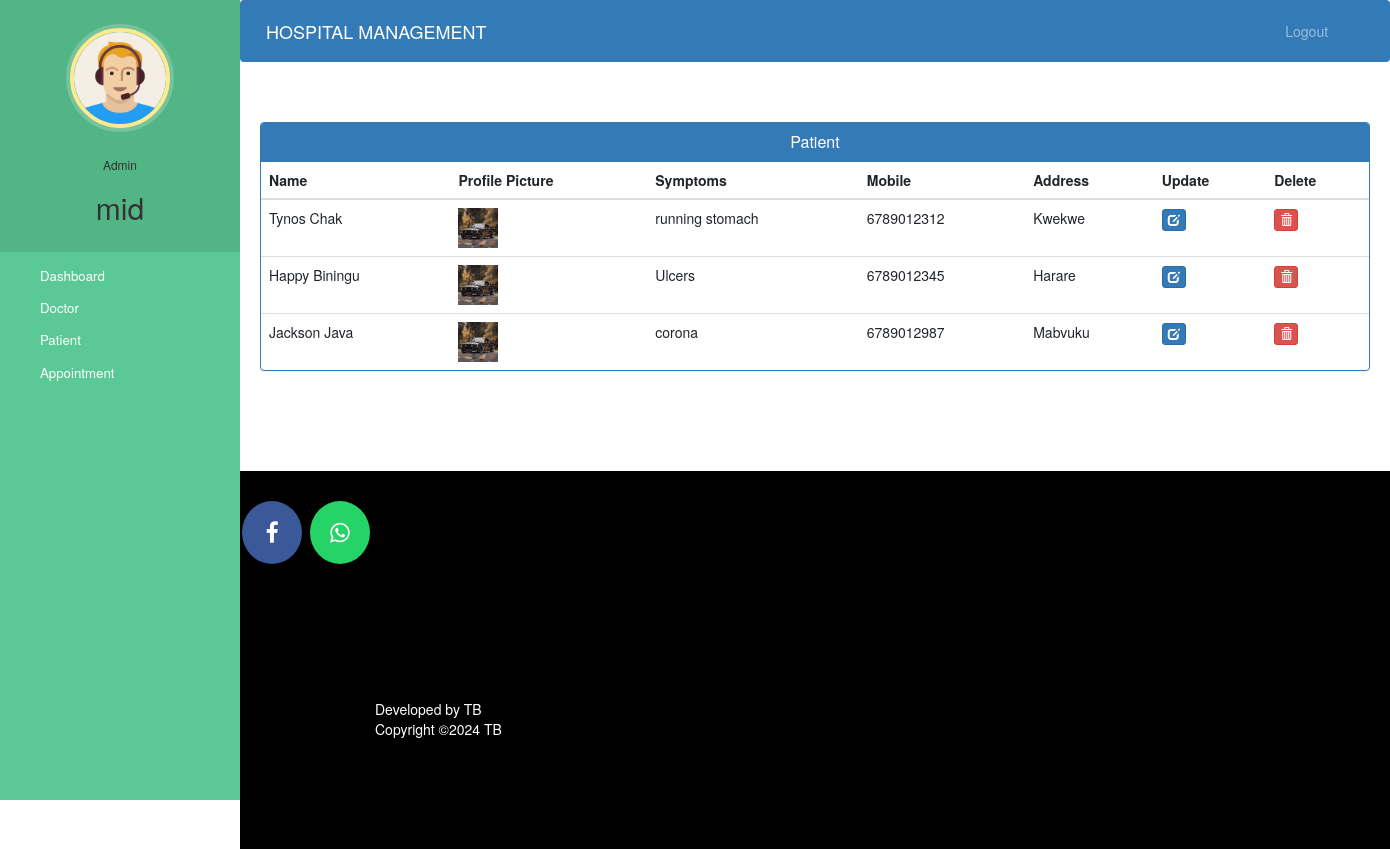
The page /admin-view-patient (signed in) on the database its author committed.
### hospital/models.py (models this page shows, shortened)
class Patient(models.Model):
    user=models.OneToOneField(User,on_delete=models.CASCADE)
    profile_pic= models.ImageField(upload_to='profile_pic/PatientProfilePic/',null=True,blank=True)
    address = models.CharField(max_length=40)
    mobile = models.CharField(max_length=20,null=False)
    symptoms = models.CharField(max_length=100,null=False)
    assignedDoctorId = models.PositiveIntegerField(null=True)
    admitDate=models.DateField(auto_now=True)
    status=models.BooleanField(default=False)
    @property
    def get_name(self):
        return self.user.first_name+" "+self.user.last_name

### hospital/views.py (the view)
# urls.py: path('admin-view-patient', views.admin_view_patient_view,name='admin-view-patient'),
@login_required(login_url='adminlogin')
@user_passes_test(is_admin)
def admin_view_patient_view(request):
    patients=models.Patient.objects.all().filter(status=True)
    return render(request,'hospital/admin_view_patient.html',{'patients':patients})

### hospital/views.py (called while the page is built)
def is_admin(user):
    return user.groups.filter(name='ADMIN').exists()

### templates/hospital/admin_view_patient.html (shortened to what this page needs)
{% extends 'hospital/admin_base.html' %}
{% block content %}
{%load static%}
<head>
  <link href="//netdna.bootstrapcdn.com/bootstrap/3.0.0/css/bootstrap.min.css" rel="stylesheet" id="bootstrap-css">
</head>
<div class="container">
  <div class="panel panel-primary">
    <div class="panel-heading">
      <h6 class="panel-title">Patient</h6>
    </div>
    <table class="table table-hover" id="dev-table">
      <thead>
        <tr>
          <th>Name</th>
          <th>Profile Picture</th>
          <th>Symptoms</th>
          <th>Mobile</th>
          <th>Address</th>
          <th>Update</th>
          <th>Delete</th>
        </tr>
      </thead>
      {% for p in patients %}
      <tr>
        <td> {{p.get_name}}</td>
        <td> <img src="{% static p.profile_pic.url %}" alt="Profile Pic" height="40px" width="40px" /></td>
        <td>{{p.symptoms}}</td>
        <td>{{p.mobile}}</td>
        <td>{{p.address}}</td>
        <td><a class="btn btn-primary btn-xs" href="{% url 'update-patient' p.id  %}"><span class="glyphicon glyphicon-edit"></span></a></td>
        <td><a class="btn btn-danger btn-xs" href="{% url 'delete-patient-from-hospital' p.id  %}"><span class="glyphicon glyphicon-trash"></span></a></td>
      </tr>
      {% endfor %}
    </table>
  </div>
</div>
{% endblock content %}

### templates/hospital/admin_base.html (shortened to what this page needs)
<!DOCTYPE html>
{% load static %}
<html lang="en">
<head>
  <link rel="stylesheet" href="https://stackpath.bootstrapcdn.com/bootstrap/4.3.1/css/bootstrap.min.css">
  <link rel="stylesheet" href="https://maxcdn.bootstrapcdn.com/font-awesome/4.7.0/css/font-awesome.min.css">
  <link rel="stylesheet" href="{% static '/style.css' %}">
</head>
<body>
  <nav class="menu" tabindex="0">
    <header class="avatar">
      <img src="{% static "images/adminpropic.png" %}" />
      <br><br>
      <h6>Admin</h6>
      <h2>{{request.user.first_name}}</h2>
    </header>
    <ul>
      <li tabindex="0" class="icon-dashboard"> <a style="color:white; text-decoration:none;" href="/admin-dashboard"><span>Dashboard</span></a> </li>
      <li tabindex="0" class="icon-customers"> <a style="color:white; text-decoration:none;" href="/admin-doctor"><span>Doctor</span></a></li>
      <li tabindex="0" class="icon-users"> <a style="color:white; text-decoration:none;" href="/admin-patient"><span>Patient</span></a></li>
      <li tabindex="0" class="icon-calendar"> <a style="color:white; text-decoration:none;" href="/admin-appointment"><span>Appointment</span></a></li>
    </ul>
  </nav>
  <main>
    <div class="bs-example">
      <nav class="navbar navbar-expand-md  navbar-dark fixed-top" style="background:#337AB7;">
        <a href="/admin-dashboard" class="navbar-brand">HOSPITAL MANAGEMENT</a>
        <div class="collapse navbar-collapse justify-content-between" id="navbarCollapse">
          <div class="navbar-nav" style=" margin-left: 90%;">
            <a href="/logout" class="nav-item nav-link">Logout</a>
          </div>
        </div>
      </nav>
    </div>
    <br><br>
    {% block content %}
    {% endblock content %}
    <br><br><br><br>
    <footer>
      <p>
        <a id="ftr" href="https://facebook.com/tino.biningu/" class="fa fa-facebook"></a>
        <a id="ftr" href="https://api.whatsapp.com/send?phone=+263780601210&text=Hello%20Tino.%0d%0aHow%20are%20you%20%3f%0d%0aI%20came%20from%20your%20website.&source=&data=#" class="fa fa-whatsapp"></a>
      </p>
      <br>
      <div class="container">
        <div class="row">
          <div class="col-md-12 col-sm-12">
            <div style="color:#ffffff;" class="wow fadeInUp footer-copyright">
              <p>Developed by TB <br>
                Copyright &copy;2024 TB </p>
            </div>
          </div>
        </div>
      </div>
    </footer>
  </main>
</body>
</html>

### static/style.css (style rules this page uses)
body { padding-left: 240px; }
main { position: relative; height: 100vh; }
.menu { background: #5bc995; height: 100vh; width: 240px; position: fixed; top: 0px; left: 0; z-index: 5; outline: none; }
.menu .avatar { background: rgba(0, 0, 0, 0.1); padding: 2em 0.5em; text-align: center; }
.menu .avatar img { width: 100px; border-radius: 50%; overflow: hidden; border: 4px solid #ffea92; box-shadow: 0 0 0 4px rgba(255, 255, 255, 0.2); }
.menu .avatar h2 { font-weight: normal; margin-bottom: 0; }
.menu ul { list-style: none; padding: 0.5em 0; margin: 0; }
.menu ul li { padding: 0.5em 1em 0.5em 3em; font-size: 0.95em; font-weight: regular; background-repeat: no-repeat; background-position: left 15px center; background-size: auto 20px; transition: all 0.15s linear; cursor: pointer; }
.menu ul li.icon-dashboard { background-image: url("http://www.entypo.com/images//gauge.svg"); }
.menu ul li.icon-customers { background-image: url("http://www.entypo.com/images//briefcase.svg"); }
.menu ul li.icon-users { background-image: url("http://www.entypo.com/images//users.svg"); }
.menu ul li.icon-calendar { background-image: url("http://www.entypo.com/images//calendar.svg"); }

### templates/hospital/admin_base.html (style rules this page uses)
a:link { text-decoration: none; }
a { color: white; }
footer { padding: 0px 0px 0px 0px; background-color: black; margin: 0px; }
#ftr { padding: 20px; }
.fa { font-size: 23px; width: 60px; text-align: center; text-decoration: none; margin: 5px 2px; border-radius: 50%; }
.fa-facebook { background: #3B5998; color: white; margin-top: 30px; }
.fa-whatsapp { background: #25d366; color: white; }
body { padding-left: 240px; }
main { position: relative; height: 100vh; }
.menu { background: #5bc995; height: 100vh; width: 240px; position: fixed; top: 0px; left: 0; z-index: 5; outline: none; }
.menu .avatar { background: rgba(0, 0, 0, 0.1); padding: 2em 0.5em; text-align: center; }
.menu .avatar img { width: 100px; border-radius: 50%; overflow: hidden; border: 4px solid #ffea92; box-shadow: 0 0 0 4px rgba(255, 255, 255, 0.2); }
.menu .avatar h2 { font-weight: normal; margin-bottom: 0; }
.menu ul { list-style: none; padding: 0.5em 0; margin: 0; }
.menu ul li { padding: 0.5em 1em 0.5em 3em; font-size: 0.95em; font-weight: regular; background-repeat: no-repeat; background-position: left 15px center; background-size: auto 20px; transition: all 0.15s linear; cursor: pointer; }
.menu ul li.icon-dashboard { background-image: url("http://www.entypo.com/images//gauge.svg"); }
.menu ul li.icon-customers { background-image: url("http://www.entypo.com/images//briefcase.svg"); }
.menu ul li.icon-users { background-image: url("http://www.entypo.com/images//users.svg"); }
.menu ul li.icon-calendar { background-image: url("http://www.entypo.com/images//calendar.svg"); }

### templates/hospital/admin_view_patient.html (style rules this page uses)
a:link { text-decoration: none; }
h6 { text-align: center; }
.row { margin: 100px; }

### rows shown on the page
Patient: get_name "Tynos Chak", profile_pic (picture), symptoms "running stomach", mobile "6789012312", address "Kwekwe"
Patient: get_name "Happy Biningu", profile_pic (picture), symptoms "Ulcers", mobile "6789012345", address "Harare"
Patient: get_name "Jackson Java", profile_pic (picture), symptoms "corona", mobile "6789012987", address "Mabvuku"

### other values the page prints
{{ request.user.first_name }} "mid"
